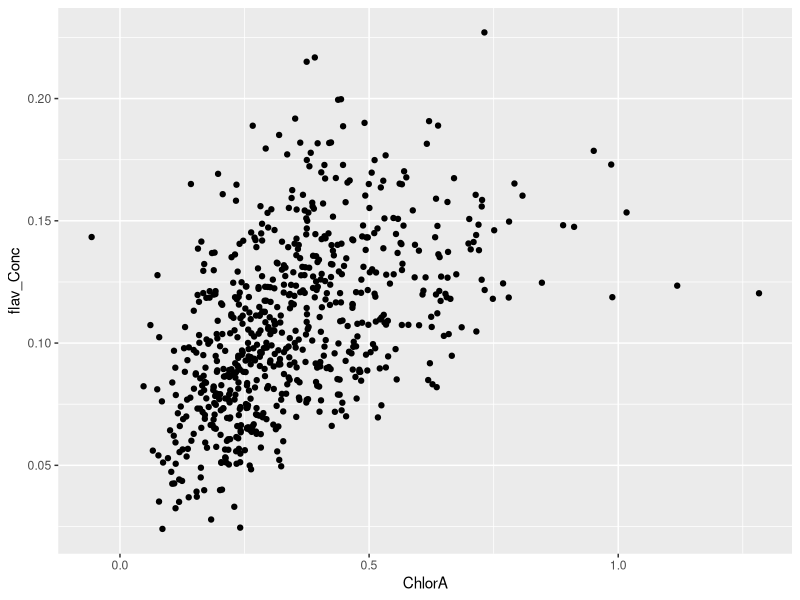
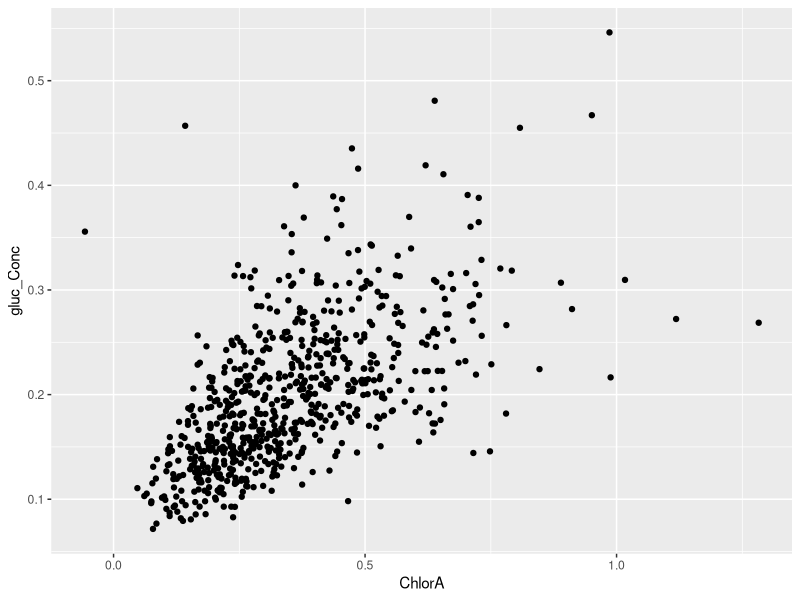
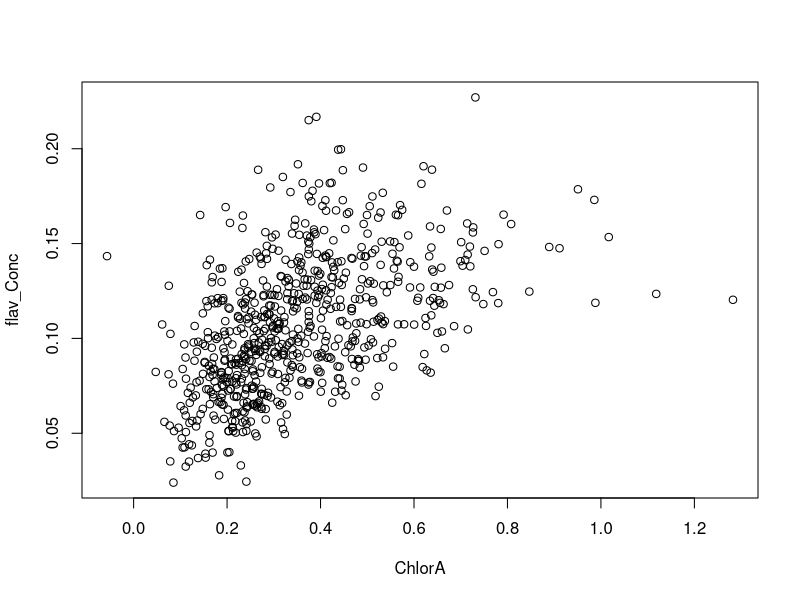
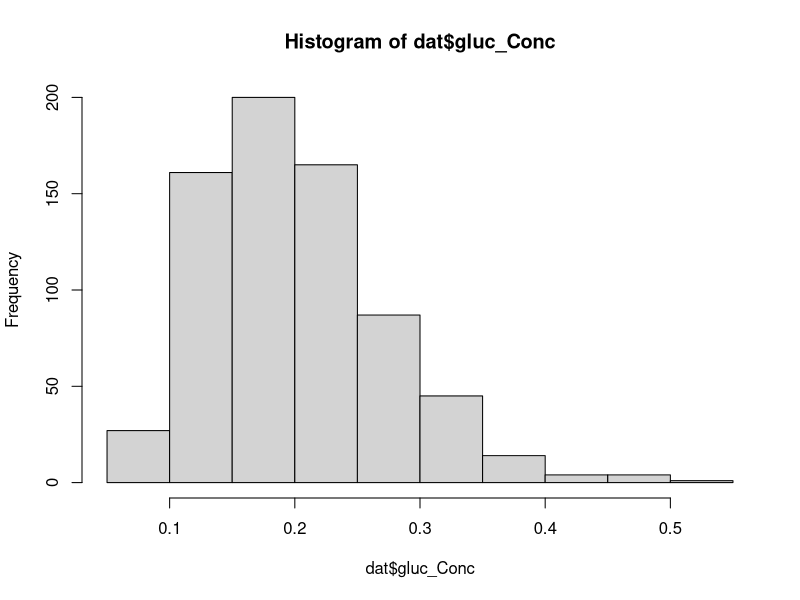
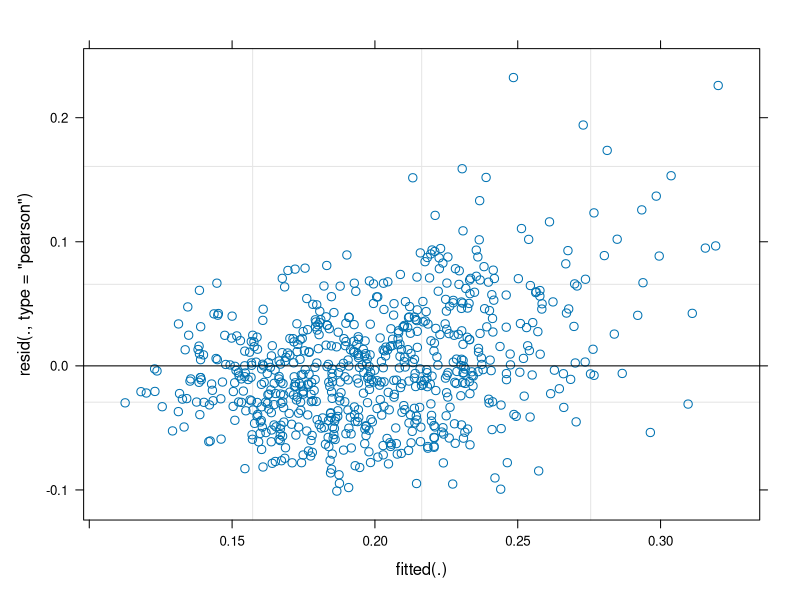
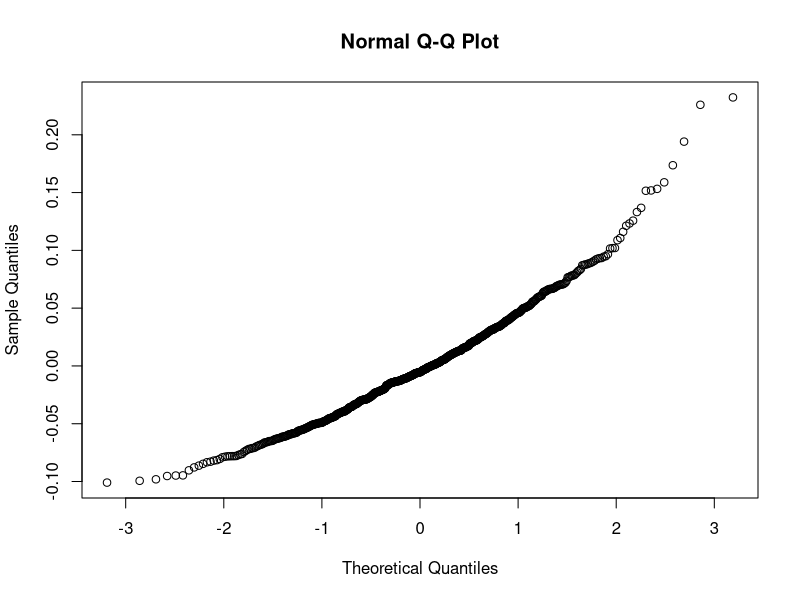
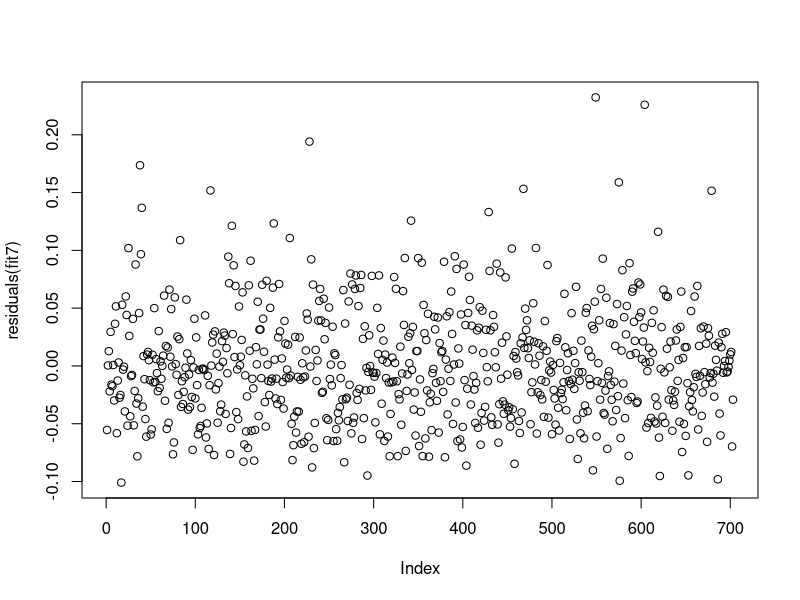
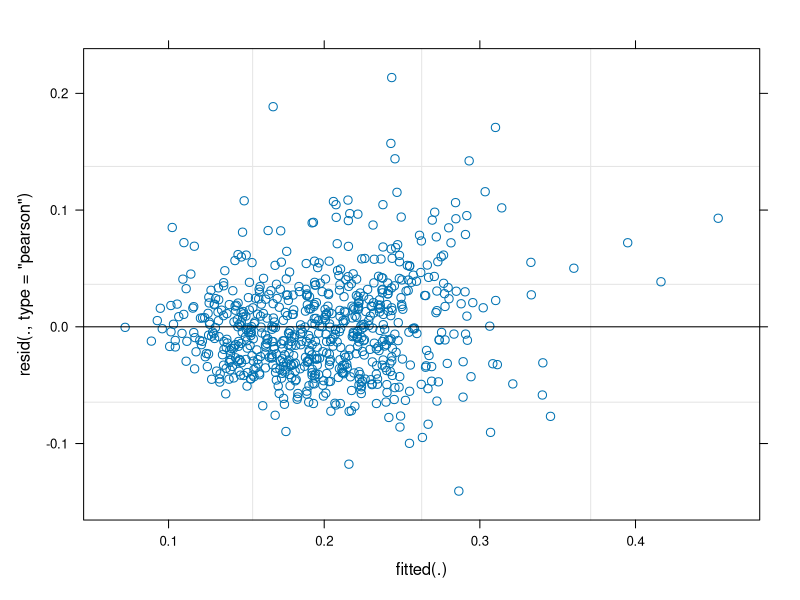

Reproduce these figures in R, in order.
## ---- chunk 1
library(ggplot2)
library(dplyr)
library(lmerTest)

#read in data
rm(list=ls())
dat<-read.csv("DataSynthesis.csv")

#Assign family column
prefamily<-gsub("*.\\|","",dat$Tag)
dat$Family<-gsub("\\-.*","",prefamily)

#remove those with fertilizer treatment, and extra genotypes that are only in the alone treatment. 
dat<-dat[!grepl("i",dat$Sample,fixed=T),]


#Creating leaf area vector 
dat$GM_Leaf_Area<-dat$GM_Leaf_Len*dat$GM_Leaf_Wid

sd(dat$GM_Leaf_Area,na.rm=T) # certain variables can affect the linear regression simply because of how large they are. I will standardize GM_Leaf_Area, which is clearly way too large. 

Standardize<-function(x){
  standard<-(x-mean(x,na.rm=T))/sd(x,na.rm=T)
}
dat$GM_Leaf_Area<-Standardize(dat$GM_Leaf_Area)


#Making WhiteFungalDamage Boolean 
dat$WhiteFungLogis<-NA
dat$WhiteFungLogis[dat$WhiteFungDam>0]<-"Yes"
dat$WhiteFungLogis[dat$WhiteFungDam==0]<-"No"


## ---- chunk 2

ggplot(dat)+
  geom_point(aes(y=flav_Conc,x=ChlorA))

ggplot(dat)+
  geom_point(aes(y=gluc_Conc,x=ChlorA))


plot(flav_Conc~ChlorA,data=dat)
## ---- chunk 3
Weigh<-function(x){
  x/(dat$GM_Leaf_Len*dat$GM_Leaf_Wid)
}

Standardize<-function(x){
  standard<-(x-mean(x,na.rm=T))/sd(x,na.rm=T)
}

#Weighing measurements by leaf area
dat$ThripsDamW<-Weigh(dat$ThripsDam)
dat$BlackPathDamW<-Weigh(dat$BlackPathDam)

#Standardizing measurements
dat$ThripsDamW<-Standardize(dat$ThripsDamW)
dat$BlackPathDamW<-Standardize(dat$BlackPathDamW)

## ---- chunk 4
hist(dat$gluc_Conc) 
#The distribution looks faily normal, so i am going to use a linear mixed model. # My maximum model is one with possible interactions between pathogens, but no other interactions

#------------------
#Modelling Random Effects 

#Maximum model
fit<-lmer(gluc_Conc~treatment+WhiteFungLogis*BlackPathDamW*ThripsDamW+Fern+GM_Leaf_Area+I(GM_Leaf_Area^2)+(1|Family/Tag)+(1|gh_bench),data=dat)

#Is Tag important?
fit2<-lmer(gluc_Conc~treatment+WhiteFungLogis*BlackPathDamW*ThripsDamW+Fern+GM_Leaf_Area+I(GM_Leaf_Area^2)+(1|Family)+(1|gh_bench),data=dat)
anova(fit,fit2)#The model with Tag is much better. 

#Is greenhouse bench important?
fit3<-lmer(gluc_Conc~treatment+WhiteFungLogis*BlackPathDamW*ThripsDamW+Fern+GM_Leaf_Area+I(GM_Leaf_Area^2)+(1|Family/Tag),data=dat)
anova(fit,fit3) #gh_Bench is significant (p=0.04948). 

#Is family important? (Genotype effects)
fit4<-lmer(gluc_Conc~treatment+WhiteFungLogis*BlackPathDamW*ThripsDamW+Fern+GM_Leaf_Area+I(GM_Leaf_Area^2)+(1|Tag)+(1|gh_bench),data=dat)
anova(fit,fit4) #Family is very important.

#Is there a GXE interaction? 
fit5<-lmer(gluc_Conc~treatment+WhiteFungLogis*BlackPathDamW*ThripsDamW+Fern+GM_Leaf_Area+I(GM_Leaf_Area^2)+(1|Family:treatment)+(1|gh_bench),data=dat)
anova(fit2,fit5) #There is no GXE interaction


#------------------
#Modelling fixed effects. 

#Maximum model:
fit<-lmer(gluc_Conc~treatment+WhiteFungLogis*ThripsDamW*BlackPathDamW+Fern+GM_Leaf_Area+I(GM_Leaf_Area^2)+(1|Family/Tag)+(1|gh_bench),data=dat)

fit2<-update(fit,~.-WhiteFungLogis:ThripsDamW:BlackPathDamW)
anova(fit,fit2)

fit3<-update(fit2,~.-WhiteFungLogis:ThripsDamW)
anova(fit2,fit3)

fit4<-update(fit3,~.-ThripsDamW:BlackPathDamW)
anova(fit3,fit4)

fit5<-update(fit4,~.-WhiteFungLogis:BlackPathDamW)
anova(fit5,fit4)#There are no significant interactions. 


fit4<-lmer(gluc_Conc~treatment+BlackPathDamW+WhiteFungLogis+ThripsDamW+Fern+GM_Leaf_Area+I(GM_Leaf_Area^2)+(1|Family/Tag)+(1|gh_bench),data=dat)
summary(fit4) #White Fungi not important

#Removing WhiteFungLogis
fit4<-lmer(gluc_Conc~treatment+BlackPathDamW+ThripsDamW+Fern+GM_Leaf_Area+I(GM_Leaf_Area^2)+(1|Family/Tag)+(1|gh_bench),data=dat)
summary(fit4)#ThripsDam is not important

#Removing Thrips Dam
fit5<-lmer(gluc_Conc~treatment+BlackPathDamW+Fern+GM_Leaf_Area+I(GM_Leaf_Area^2)+(1|Family/Tag)+(1|gh_bench),data=dat)
summary(fit5)##Fern is not important

#Removing Fern
fit6<-lmer(gluc_Conc~treatment+BlackPathDamW+GM_Leaf_Area+I(GM_Leaf_Area^2)+(1|Family/Tag)+(1|gh_bench),data=dat[!is.na(dat$BlackPathDamW),])
summary(fit6)

#Black path dam is no longer significant: This is the best model. 
fit7<-lmer(gluc_Conc~treatment+GM_Leaf_Area+I(GM_Leaf_Area^2)+(1|Family/Tag)+(1|gh_bench),data=dat)

summary(fit7)#This is the best model. 
plot(fit7)#There still appears to be a pattern in the residuals, probably due to the skew in the data. 
qqnorm(residuals(fit7))
plot(residuals(fit7))

confint(fit7,method="Wald")

## ---- chunk 5
#Modelling Random Effects 

#Maximum model
fit<-lmer(gluc_Conc~treatment+WhiteFungLogis*BlackPathDamW*ThripsDamW+Fern+GM_Leaf_Area+I(GM_Leaf_Area^2)+ChlorA+treatment:ChlorA+(1|Family/Tag)+(1|gh_bench),data=dat)

#Is Tag important?
fit2<-lmer(gluc_Conc~treatment+WhiteFungLogis*BlackPathDamW*ThripsDamW+Fern+GM_Leaf_Area+I(GM_Leaf_Area^2)+ChlorA+treatment:ChlorA+(1|Family)+(1|gh_bench),data=dat)
anova(fit,fit2)#The model with Tag is better. 

#Is greenhouse bench important?
fit3<-lmer(gluc_Conc~treatment+WhiteFungLogis*BlackPathDamW*ThripsDamW+Fern+GM_Leaf_Area+I(GM_Leaf_Area^2)+ChlorA+treatment:ChlorA+(1|Family/Tag),data=dat)
anova(fit,fit3) #greenhouse bench is not significant. I will remove it from the analysis. 

#Is family important? (Genotype effects)
fit4<-lmer(gluc_Conc~treatment+WhiteFungLogis*BlackPathDamW*ThripsDamW+Fern+GM_Leaf_Area+I(GM_Leaf_Area^2)+ChlorA+treatment:ChlorA+(1|Tag)+(1|gh_bench),data=dat)
anova(fit,fit4) #Family is very important.

#Is there a GXE interaction? 
fit5<-lmer(gluc_Conc~treatment+WhiteFungLogis*BlackPathDamW*ThripsDamW+Fern+GM_Leaf_Area+I(GM_Leaf_Area^2)+ChlorA+treatment:ChlorA+(1|Family:treatment)+(1|gh_bench),data=dat)
anova(fit2,fit5) #There is no GXE interaction


#Modelling Fixed Effects. 

#Maximum model
fit<-lmer(gluc_Conc~treatment+WhiteFungLogis*BlackPathDamW*ThripsDamW+Fern+GM_Leaf_Area+I(GM_Leaf_Area^2)+ChlorA+treatment:ChlorA+(1|Family/Tag),data=dat)

fit1<-update(fit,~.- WhiteFungLogis:BlackPathDamW:ThripsDamW)
anova(fit,fit1) #No three way interaction

fit2<-update(fit1,~.- WhiteFungLogis:BlackPathDamW)
anova(fit2,fit1)#There is a significant interaction between White fungi presence and black pathogen damage. 

fit3<-update(fit1,~.- WhiteFungLogis:ThripsDamW)
anova(fit3,fit1) #No interaction

fit4<-update(fit3,~.- BlackPathDamW:ThripsDamW)
anova(fit4,fit3) #No interaction

summary(fit4) #Polynomial of leaf size isn't significant. 

fit5<-lmer(gluc_Conc~treatment+WhiteFungLogis+BlackPathDamW+ThripsDamW+Fern+GM_Leaf_Area+ChlorA+treatment:ChlorA+WhiteFungLogis:BlackPathDamW+(1|Family/Tag),data=dat)
summary(fit5) #Fern not significant. (Although it is close p=0.08)

fit6<-lmer(gluc_Conc~treatment+WhiteFungLogis+BlackPathDamW+ThripsDamW+GM_Leaf_Area+ChlorA+treatment:ChlorA+WhiteFungLogis:BlackPathDamW+(1|Family/Tag),data=dat)
summary(fit6) #Everything else is significant


#Is the interaction between ChlorA and treatment significant? 
fit9<-lmer(gluc_Conc~treatment+ThripsDamW+WhiteFungLogis+BlackPathDamW+GM_Leaf_Area+ChlorA+WhiteFungLogis:BlackPathDamW+(1|Family/Tag),data=dat)
anova(fit9,fit6) #Yes
summary(fit6)

#Interstingly there is significant interaction between chlorophyll a and treatment with glucosinolate concentration. What this means exacly is unclear, but the relationship between chlorophyll a and glucosinolate concentration is higher in the maple and garlic mustard treatment. 

#In terms of the fixed effects, the amount of glucosinolates still decreases in the maple and garlic mustard treatment, suggesting that the plasticity we see is actually true plasticity, and is not just occuring because the plants perform worse and so make less glucosinolates, but are actively producing less glucosinolates. This could also just represent a steeper decrease in glucosinolates than in chlorophyll. It would make sense for individuals to reduce the amount of glucosinolate they are producing before they reduce the amount of chlorophyll. This is in line with what is found for thrips damage, for some reason, glucosinolate concentration is reduced with increasing thrips damage after controlling for performance. This does not change, whether thrips damage is weighed by leaf size or not -- the effect is still negative. 

plot(fit6)
qqnorm(residuals(fit6))
plot(residuals(fit6))

## ---- chunk 6
hist(dat$flav_Conc) 
#The distribution looks faily normal, so i am going to use a linear mixed model. # My maximum model is one with possible interactions between pathogens, but no other interactions

#------------------
#Modelling Random Effects 

#Maximum model
fit<-lmer(flav_Conc~treatment+WhiteFungLogis*BlackPathDamW*ThripsDamW+Fern+GM_Leaf_Area+I(GM_Leaf_Area^2)+(1|Family/Tag)+(1|gh_bench),data=dat)

#Is Tag important?
fit2<-lmer(flav_Conc~treatment+WhiteFungLogis*BlackPathDamW*ThripsDamW+Fern+GM_Leaf_Area+I(GM_Leaf_Area^2)+(1|Family)+(1|gh_bench),data=dat)
anova(fit,fit2)#The model with Tag is not significant, this means there is no evidence for genetic variation at the individual level (leaves are approximately the same)

#Is greenhouse bench important?
fit3<-lmer(flav_Conc~treatment+WhiteFungLogis*BlackPathDamW*ThripsDamW+Fern+GM_Leaf_Area+I(GM_Leaf_Area^2)+(1|Family/Tag),data=dat)
anova(fit,fit3) #gh_Bench is very significant. Keeping this in the analysis 

#Is family important? (Genotype effects)
fit4<-lmer(flav_Conc~treatment+WhiteFungLogis*BlackPathDamW*ThripsDamW+Fern+GM_Leaf_Area+I(GM_Leaf_Area^2)+(1|Tag)+(1|gh_bench),data=dat)
anova(fit,fit4) #Family is not important. 

#Is there a GXE interaction? 
fit5<-lmer(flav_Conc~treatment+WhiteFungLogis*BlackPathDamW*ThripsDamW+Fern+GM_Leaf_Area+I(GM_Leaf_Area^2)+(1|Family:treatment)+(1|gh_bench),data=dat)
anova(fit2,fit5) #There is no GXE interaction

#Double check family is not important because there was no significant effect of Tag. 
fit6<-lmer(flav_Conc~treatment+WhiteFungLogis*BlackPathDamW*ThripsDamW+Fern+GM_Leaf_Area+I(GM_Leaf_Area^2)+(1|gh_bench),data=dat)
anova(fit2,fit6) #Family is not important. 

#There is no significant family within family genetic variation for flavonoid concentration. 

#------------------
#Modelling fixed effects. 

#Maximum model:
fit<-lmer(flav_Conc~treatment+WhiteFungLogis*ThripsDamW*BlackPathDamW+Fern+GM_Leaf_Area+I(GM_Leaf_Area^2)+(1|gh_bench),data=dat)

fit2<-update(fit,~.-WhiteFungLogis:ThripsDamW:BlackPathDamW)
anova(fit,fit2)

fit3<-update(fit2,~.-WhiteFungLogis:ThripsDamW)
anova(fit2,fit3) # There is a significant interaction between white fungi presense and thripsdamage. 

fit4<-update(fit2,~.-ThripsDamW:BlackPathDamW)
anova(fit2,fit4) #no relationship here. 

fit5<-update(fit4,~.-WhiteFungLogis:BlackPathDamW)
anova(fit5,fit4)#There are no significant interactions. 


fit4<-lmer(flav_Conc~treatment+BlackPathDamW+WhiteFungLogis+ThripsDamW+Fern+GM_Leaf_Area+WhiteFungLogis:ThripsDamW+I(GM_Leaf_Area^2)+(1|gh_bench),data=dat)
summary(fit4)
#Removing WhiteFungLogis

fit4<-lmer(flav_Conc~treatment+BlackPathDamW+ThripsDamW+Fern+GM_Leaf_Area+I(GM_Leaf_Area^2)+WhiteFungLogis:ThripsDamW+(1|gh_bench),data=dat)
summary(fit4)#BlackPathDamW is also not important

#Removing BlackPathDamW
fit5<-lmer(flav_Conc~treatment+ThripsDamW+Fern+GM_Leaf_Area+I(GM_Leaf_Area^2)+WhiteFungLogis:ThripsDamW+(1|gh_bench),data=dat)
summary(fit5)#ThripsDamW is not imporant, although it is very very close to significant ( p= 0.056)

#Removing ThripsDamW
fit6<-lmer(flav_Conc~treatment+Fern+GM_Leaf_Area+WhiteFungLogis:ThripsDamW+I(GM_Leaf_Area^2)+(1|gh_bench),data=dat)
summary(fit6)#Fern is not important although it is very close to significant ( p=0.0546)

#Best Model
fit7<-lmer(flav_Conc~treatment+GM_Leaf_Area+WhiteFungLogis:ThripsDamW+I(GM_Leaf_Area^2)+(1|gh_bench),data=dat)
summary(fit7)#This is the best model. 
plot(fit7)
qqnorm(residuals(fit7))
plot(residuals(fit7))

#Treatment (Maple and garlic mustard) and an interaction between whitefungal abundance and thripsdamage reduced flavonoid concentration (apparent plasticity)


#Generating plasticity estimate for Chlorophyll A 
fitCh<-lmer(ChlorA~treatment+GM_Leaf_Area+WhiteFungLogis:ThripsDamW+I(GM_Leaf_Area^2)+(1|gh_bench),data=dat)
summary(fitCh)
## ---- chunk 7
#Modelling Random Effects 

#Maximum model
fit<-lmer(flav_Conc~treatment+WhiteFungLogis*BlackPathDamW*ThripsDamW+Fern+GM_Leaf_Area+I(GM_Leaf_Area^2)+ChlorA+treatment:ChlorA+(1|Family/Tag)+(1|gh_bench),data=dat)

#Is Tag important?
fit2<-lmer(flav_Conc~treatment+WhiteFungLogis*BlackPathDamW*ThripsDamW+Fern+GM_Leaf_Area+I(GM_Leaf_Area^2)+ChlorA+treatment:ChlorA+(1|Family)+(1|gh_bench),data=dat)
anova(fit,fit2)#Tag is unimportant (i.e. there is no significant genetic variation within an individual.. leaves are very different) 

#Is greenhouse bench important?
fit3<-lmer(flav_Conc~treatment+WhiteFungLogis*BlackPathDamW*ThripsDamW+Fern+GM_Leaf_Area+I(GM_Leaf_Area^2)+ChlorA+treatment:ChlorA+(1|Family/Tag),data=dat)
anova(fit,fit3) #greenhouse bench is very significant. I will keep this.

#Is family important? (Genotype effects)
fit4<-lmer(flav_Conc~treatment+WhiteFungLogis*BlackPathDamW*ThripsDamW+Fern+GM_Leaf_Area+I(GM_Leaf_Area^2)+ChlorA+treatment:ChlorA+(1|Tag)+(1|gh_bench),data=dat)
anova(fit,fit4) #Family is not important.

#Is there a GXE interaction? 
fit5<-lmer(flav_Conc~treatment+WhiteFungLogis*BlackPathDamW*ThripsDamW+Fern+GM_Leaf_Area+I(GM_Leaf_Area^2)+ChlorA+treatment:ChlorA+(1|Family:treatment)+(1|gh_bench),data=dat)
anova(fit2,fit5) #There is no GXE interaction

#Double check that family isnt important because Tag was not significant.
fit6<-lmer(flav_Conc~treatment+WhiteFungLogis*BlackPathDamW*ThripsDamW+Fern+GM_Leaf_Area+I(GM_Leaf_Area^2)+ChlorA+treatment:ChlorA+(1|gh_bench),data=dat)
anova(fit6,fit2) #Family is not important, although it was close to significant (p=0.068)

#Modelling Fixed Effects. 

#Maximum model
fit<-lmer(flav_Conc~treatment+WhiteFungLogis*BlackPathDamW*ThripsDamW+Fern+GM_Leaf_Area+I(GM_Leaf_Area^2)+ChlorA+treatment:ChlorA+(1|gh_bench),data=dat)

fit1<-update(fit,~.- WhiteFungLogis:BlackPathDamW:ThripsDamW)
anova(fit,fit1) #No three way interaction

fit2<-update(fit1,~.- WhiteFungLogis:BlackPathDamW)
anova(fit2,fit1)#No interaction

fit3<-update(fit2,~.- WhiteFungLogis:ThripsDamW)
anova(fit3,fit2) #No interaction

fit4<-update(fit3,~.- BlackPathDamW:ThripsDamW)
anova(fit4,fit3) #No interaction

summary(fit4) #Polynomial of leaf size isn't significant. 

fit4<-lmer(flav_Conc~treatment+WhiteFungLogis+BlackPathDamW+ThripsDamW+Fern+GM_Leaf_Area+ChlorA+treatment:ChlorA+(1|gh_bench),data=dat)

fit5<-update(fit4,~.- ChlorA:treatment)
anova(fit5,fit4) #the chlorophyll A interaction is not important. 

fit5<-lmer(flav_Conc~treatment+WhiteFungLogis+BlackPathDamW+ThripsDamW+Fern+GM_Leaf_Area+ChlorA+(1|gh_bench),data=dat)
summary(fit5) #Fern not significant... but just barely (p=0.055)

fit6<-lmer(flav_Conc~treatment+WhiteFungLogis+BlackPathDamW+ThripsDamW+GM_Leaf_Area+ChlorA+(1|gh_bench),data=dat)
summary(fit6) #WhiteFung Dam is not significant


fit7<-lmer(flav_Conc~treatment+BlackPathDamW+ThripsDamW+GM_Leaf_Area+ChlorA+(1|gh_bench),data=dat)
summary(fit7)#Black Path Dam sint significant. 

fit7<-lmer(flav_Conc~treatment+ThripsDamW+GM_Leaf_Area+ChlorA+(1|gh_bench),data=dat)

#is treatment significant? 
fit8<-update(fit7,~.-treatment)
anova(fit7,fit8) #Treatment is highly significant. 

#Therefore, the best model is fit7, with predictors of thrips damage, black pathogen damage, treatment and leaf area all affecting the true plasticity of flavonoid compounds in this experiement. 

#However, the surprising result is that the amount of flavonoids actually decreases with increasing thrips and blackpathogen damage, even after chlorophyll is accounted for. This suggests that when the plant is suffering some sort of fitness consequence, it reduces the amount of glucosinolates and flavonoids before it reduces the amount of chlorophyll, which makes sense. 

plot(fit7)
qqnorm(residuals(fit7))
plot(residuals(fit7))
